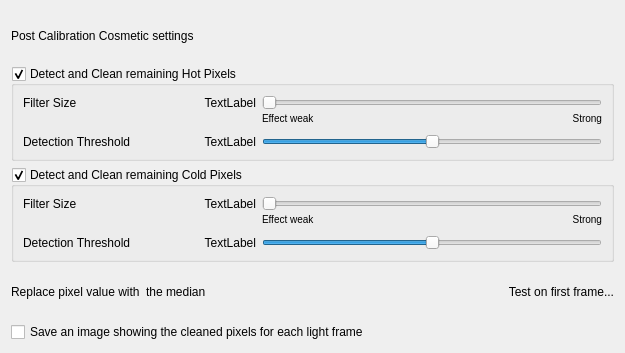
<?xml version="1.0" encoding="UTF-8"?>
<ui version="4.0">
 <class>PostCalibration</class>
 <widget class="QWidget" name="PostCalibration">
  <property name="geometry">
   <rect>
    <x>0</x>
    <y>0</y>
    <width>625</width>
    <height>353</height>
   </rect>
  </property>
  <property name="windowTitle">
   <string>Cosmetic</string>
  </property>
  <layout class="QVBoxLayout" name="verticalLayout">
   <item>
    <widget class="QLabel" name="title">
     <property name="text">
      <string>Post Calibration Cosmetic settings</string>
     </property>
    </widget>
   </item>
   <item>
    <widget class="QGroupBox" name="cleanHotPixels">
     <property name="title">
      <string>Detect and Clean remaining Hot Pixels</string>
     </property>
     <property name="checkable">
      <bool>true</bool>
     </property>
     <layout class="QHBoxLayout" name="horizontalLayout_2">
      <item>
       <layout class="QGridLayout" name="gridLayout" rowstretch="0,0,0" columnstretch="20,20,60">
        <property name="verticalSpacing">
         <number>2</number>
        </property>
        <item row="0" column="1">
         <widget class="QLabel" name="hotFilterSize">
          <property name="text">
           <string>TextLabel</string>
          </property>
          <property name="alignment">
           <set>Qt::AlignRight|Qt::AlignTrailing|Qt::AlignVCenter</set>
          </property>
         </widget>
        </item>
        <item row="1" column="2">
         <layout class="QHBoxLayout" name="horizontalLayout">
          <item>
           <widget class="QLabel" name="weak1">
            <property name="sizePolicy">
             <sizepolicy hsizetype="Preferred" vsizetype="Preferred">
              <horstretch>0</horstretch>
              <verstretch>0</verstretch>
             </sizepolicy>
            </property>
            <property name="minimumSize">
             <size>
              <width>0</width>
              <height>20</height>
             </size>
            </property>
            <property name="text">
             <string>&lt;small&gt;Effect weak&lt;/small&gt;</string>
            </property>
            <property name="alignment">
             <set>Qt::AlignLeading|Qt::AlignLeft|Qt::AlignTop</set>
            </property>
           </widget>
          </item>
          <item>
           <widget class="QLabel" name="strong1">
            <property name="text">
             <string>&lt;small&gt;Strong&lt;/small&gt;</string>
            </property>
            <property name="alignment">
             <set>Qt::AlignRight|Qt::AlignTop|Qt::AlignTrailing</set>
            </property>
           </widget>
          </item>
         </layout>
        </item>
        <item row="0" column="0">
         <widget class="QLabel" name="label_2">
          <property name="text">
           <string>Filter Size</string>
          </property>
         </widget>
        </item>
        <item row="0" column="2">
         <widget class="QSlider" name="hotFilter">
          <property name="minimum">
           <number>1</number>
          </property>
          <property name="maximum">
           <number>6</number>
          </property>
          <property name="tracking">
           <bool>true</bool>
          </property>
          <property name="orientation">
           <enum>Qt::Horizontal</enum>
          </property>
         </widget>
        </item>
        <item row="2" column="0">
         <widget class="QLabel" name="label_7">
          <property name="text">
           <string>Detection Threshold</string>
          </property>
         </widget>
        </item>
        <item row="2" column="1">
         <widget class="QLabel" name="hotThresholdPercent">
          <property name="text">
           <string>TextLabel</string>
          </property>
          <property name="alignment">
           <set>Qt::AlignRight|Qt::AlignTrailing|Qt::AlignVCenter</set>
          </property>
         </widget>
        </item>
        <item row="2" column="2">
         <widget class="QSlider" name="hotThreshold">
          <property name="minimum">
           <number>10</number>
          </property>
          <property name="maximum">
           <number>990</number>
          </property>
          <property name="singleStep">
           <number>1</number>
          </property>
          <property name="value">
           <number>500</number>
          </property>
          <property name="tracking">
           <bool>true</bool>
          </property>
          <property name="orientation">
           <enum>Qt::Horizontal</enum>
          </property>
          <property name="invertedAppearance">
           <bool>false</bool>
          </property>
         </widget>
        </item>
       </layout>
      </item>
     </layout>
    </widget>
   </item>
   <item>
    <widget class="QGroupBox" name="cleanColdPixels">
     <property name="title">
      <string>Detect and Clean remaining Cold Pixels</string>
     </property>
     <property name="checkable">
      <bool>true</bool>
     </property>
     <layout class="QHBoxLayout" name="horizontalLayout_3">
      <item>
       <layout class="QGridLayout" name="gridLayout_2" columnstretch="20,20,60">
        <property name="verticalSpacing">
         <number>2</number>
        </property>
        <item row="0" column="1">
         <widget class="QLabel" name="coldFilterSize">
          <property name="text">
           <string>TextLabel</string>
          </property>
          <property name="alignment">
           <set>Qt::AlignRight|Qt::AlignTrailing|Qt::AlignVCenter</set>
          </property>
         </widget>
        </item>
        <item row="1" column="2">
         <layout class="QHBoxLayout" name="horizontalLayout_4">
          <item>
           <widget class="QLabel" name="weak2">
            <property name="minimumSize">
             <size>
              <width>0</width>
              <height>20</height>
             </size>
            </property>
            <property name="text">
             <string>&lt;small&gt;Effect weak&lt;/small&gt;</string>
            </property>
            <property name="alignment">
             <set>Qt::AlignLeading|Qt::AlignLeft|Qt::AlignTop</set>
            </property>
           </widget>
          </item>
          <item>
           <widget class="QLabel" name="strong2">
            <property name="text">
             <string>&lt;small&gt;Strong&lt;/small&gt;</string>
            </property>
            <property name="alignment">
             <set>Qt::AlignRight|Qt::AlignTop|Qt::AlignTrailing</set>
            </property>
           </widget>
          </item>
         </layout>
        </item>
        <item row="0" column="0">
         <widget class="QLabel" name="label_11">
          <property name="text">
           <string>Filter Size</string>
          </property>
         </widget>
        </item>
        <item row="0" column="2">
         <widget class="QSlider" name="coldFilter">
          <property name="minimum">
           <number>1</number>
          </property>
          <property name="maximum">
           <number>6</number>
          </property>
          <property name="tracking">
           <bool>true</bool>
          </property>
          <property name="orientation">
           <enum>Qt::Horizontal</enum>
          </property>
         </widget>
        </item>
        <item row="2" column="0">
         <widget class="QLabel" name="label_12">
          <property name="text">
           <string>Detection Threshold</string>
          </property>
         </widget>
        </item>
        <item row="2" column="1">
         <widget class="QLabel" name="coldThresholdPercent">
          <property name="text">
           <string>TextLabel</string>
          </property>
          <property name="alignment">
           <set>Qt::AlignRight|Qt::AlignTrailing|Qt::AlignVCenter</set>
          </property>
         </widget>
        </item>
        <item row="2" column="2">
         <widget class="QSlider" name="coldThreshold">
          <property name="minimum">
           <number>10</number>
          </property>
          <property name="maximum">
           <number>990</number>
          </property>
          <property name="value">
           <number>500</number>
          </property>
          <property name="tracking">
           <bool>true</bool>
          </property>
          <property name="orientation">
           <enum>Qt::Horizontal</enum>
          </property>
          <property name="invertedAppearance">
           <bool>false</bool>
          </property>
         </widget>
        </item>
       </layout>
      </item>
     </layout>
    </widget>
   </item>
   <item>
    <layout class="QHBoxLayout" name="horizontalLayout_5">
     <item>
      <widget class="QLabel" name="label_14">
       <property name="text">
        <string>Replace pixel value with</string>
       </property>
      </widget>
     </item>
     <item>
      <widget class="QLabel" name="replacementMethod">
       <property name="text">
        <string>&lt;a href=&quot; &quot;&gt;the median&lt;/a&gt;</string>
       </property>
      </widget>
     </item>
     <item>
      <spacer name="horizontalSpacer">
       <property name="orientation">
        <enum>Qt::Horizontal</enum>
       </property>
       <property name="sizeHint" stdset="0">
        <size>
         <width>40</width>
         <height>20</height>
        </size>
       </property>
      </spacer>
     </item>
     <item>
      <widget class="QLabel" name="testCosmetic">
       <property name="text">
        <string>&lt;a href=&quot; &quot;&gt;Test on first frame...&lt;/a&gt;</string>
       </property>
       <property name="alignment">
        <set>Qt::AlignRight|Qt::AlignTrailing|Qt::AlignVCenter</set>
       </property>
      </widget>
     </item>
    </layout>
   </item>
   <item>
    <widget class="QCheckBox" name="saveDeltaImage">
     <property name="text">
      <string>Save an image showing the cleaned pixels for each light frame</string>
     </property>
    </widget>
   </item>
  </layout>
 </widget>
 <tabstops>
  <tabstop>cleanHotPixels</tabstop>
  <tabstop>cleanColdPixels</tabstop>
  <tabstop>hotThreshold</tabstop>
  <tabstop>coldFilter</tabstop>
  <tabstop>saveDeltaImage</tabstop>
  <tabstop>hotFilter</tabstop>
  <tabstop>coldThreshold</tabstop>
 </tabstops>
 <resources/>
 <connections/>
</ui>
